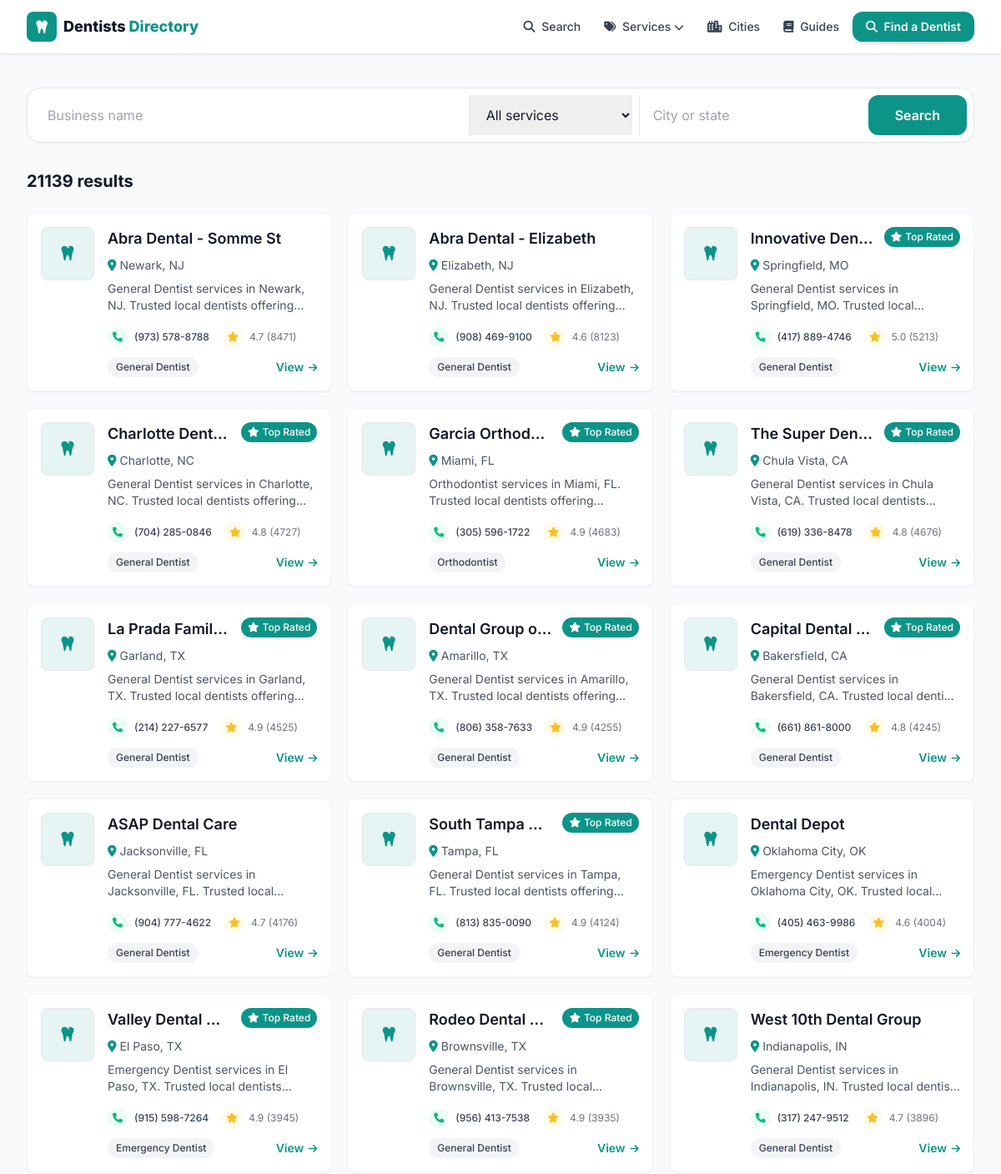
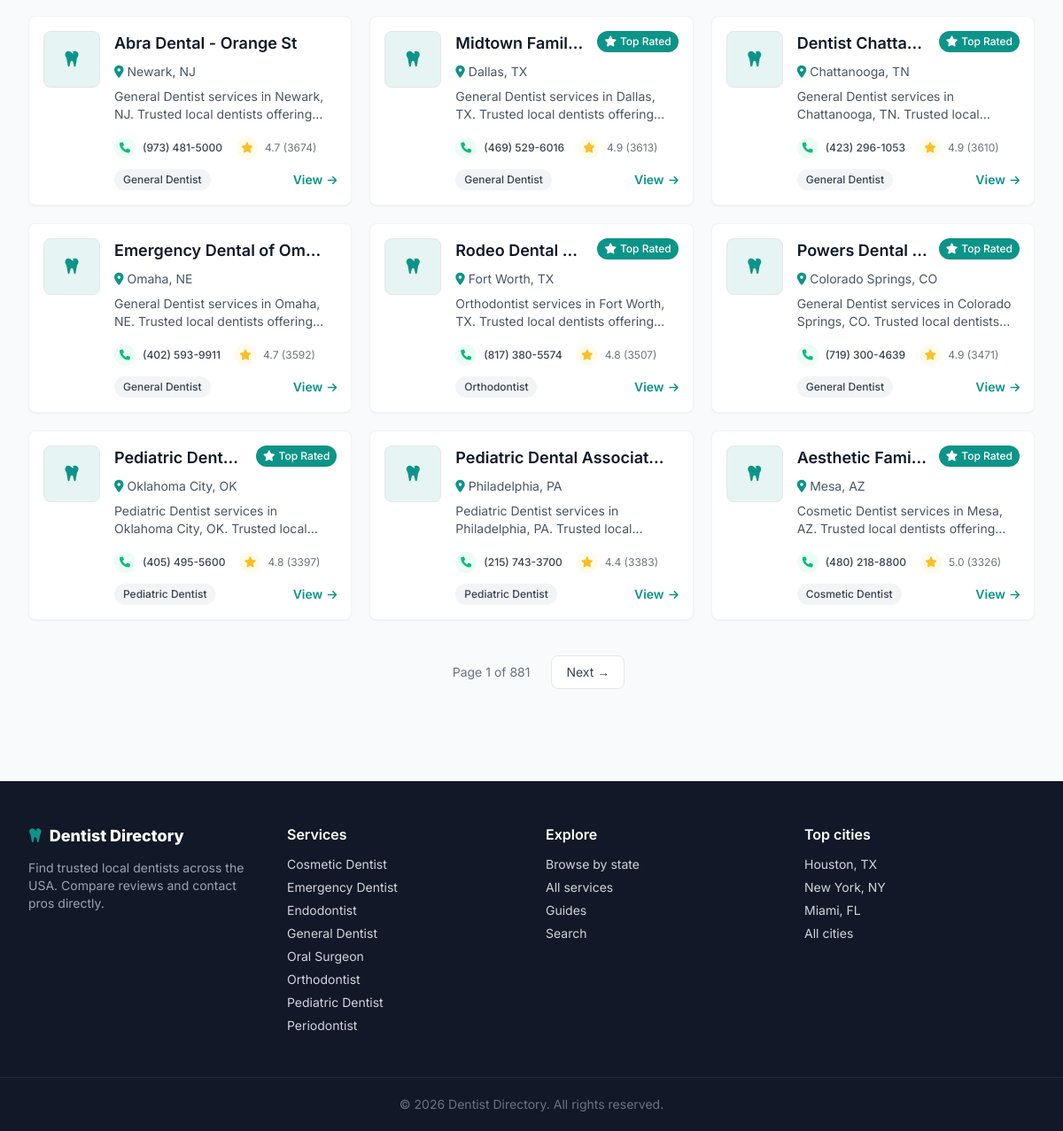
Screenshot of /search with the database file from the repository (2 pictures, top to bottom).
### tables this page shows
CREATE TABLE listings (
    id          INTEGER PRIMARY KEY AUTOINCREMENT,
    name        TEXT NOT NULL,
    slug        TEXT UNIQUE NOT NULL,
    category    TEXT,
    city        TEXT,
    state       TEXT,
    address     TEXT,
    phone       TEXT,
    website     TEXT,
    lat         REAL,
    lng         REAL,
    rating      REAL,
    reviews     INTEGER,
    hours       TEXT,           -- JSON blob
    maps_url    TEXT,
    cid         TEXT,           -- google place CID, used for dedup
    scraped_at  TEXT DEFAULT (datetime('now'))
);

### web/app.py (the view)
@app.route("/search")
def search():
    from urllib.parse import urlencode
    q = (request.args.get("q") or "").strip()
    cat = (request.args.get("category") or "").strip()
    loc = (request.args.get("city") or "").strip()
    where = "WHERE 1=1"
    args = []
    if q:
        where += " AND (name LIKE ? OR city LIKE ?)"
        args += [f"%{q}%", f"%{q}%"]
    if cat:
        where += " AND category = ?"
        args.append(cat)
    if loc:
        where += " AND (city LIKE ? OR state LIKE ?)"
        args += [f"%{loc}%", f"%{loc}%"]
    d = get_db()
    total = d.execute(f"SELECT COUNT(*) FROM listings {where}", args).fetchone()[0]
    page = _page()
    rows = d.execute(
        f"SELECT * FROM listings {where} ORDER BY reviews DESC LIMIT ? OFFSET ?",
        args + [PER_PAGE, (page - 1) * PER_PAGE]).fetchall()
    qs = urlencode({k: v for k, v in
                    (("q", q), ("category", cat), ("city", loc)) if v})
    base_url = "/search?" + qs if qs else "/search"
    return render_template("search.html", rows=rows, q=q, cat=cat, loc=loc,
                           total=total, pg=_pageinfo(page, total),
                           base_url=base_url)

### scraper/db.py (called while the page is built)
def slugify(value: str) -> str:
    value = unicodedata.normalize("NFKD", value).encode("ascii", "ignore").decode()
    value = re.sub(r"[^\w\s-]", "", value).strip().lower()
    return re.sub(r"[-\s]+", "-", value)

### web/app.py (called while the page is built)
def get_db():
    if "db" not in g:
        uri = f"file:{dbmod.DB_PATH.as_posix()}?mode=ro&immutable=1"
        g.db = sqlite3.connect(uri, uri=True)
        g.db.row_factory = sqlite3.Row
    return g.db

def slugify(s):
    return dbmod.slugify(s or "")

@app.context_processor
def inject_globals():
    cats = [r["category"] for r in get_db().execute(
        "SELECT DISTINCT category FROM listings WHERE category IS NOT NULL "
        "ORDER BY category")]
    return {
        "SITE_NAME": app.config["SITE_NAME"],
        "ALL_CATEGORIES": cats,
        "CATEGORY_ICONS": CATEGORY_ICONS,
        "ADSENSE_CLIENT": app.config["ADSENSE_CLIENT"],
        "GA_ID": app.config["GA_ID"],
        "DOMAIN": app.config["DOMAIN"],
        "GSC_VERIFICATION": app.config["GSC_VERIFICATION"],
        "STATE_NAMES": STATE_NAMES,
        "cat_slug": slugify,
    }

def _page():
    try:
        return max(1, int(request.args.get("page", 1)))
    except ValueError:
        return 1

def _pageinfo(page, total):
    pages = max(1, (total + PER_PAGE - 1) // PER_PAGE)
    return {"page": page, "pages": pages,
            "has_prev": page > 1, "has_next": page < pages}

### web/templates/search.html (shortened to what this page needs)
{% extends "base.html" %}
{% from "_macros.html" import card, pager %}
{% block content %}
<div class="max-w-7xl mx-auto px-4 sm:px-6 lg:px-8 py-10">
  <form action="/search" method="get" class="bg-white rounded-2xl shadow-sm border p-2 flex flex-col sm:flex-row gap-2 mb-8">
    <input name="q" value="{{ q }}" placeholder="Business name" class="flex-1 px-4 py-3 outline-none">
    <select name="category" class="px-4 py-3 outline-none border-t sm:border-t-0 sm:border-l">
      <option value="">All services</option>
    </select>
    <input name="city" value="{{ loc }}" placeholder="City or state" class="px-4 py-3 outline-none border-t sm:border-t-0 sm:border-l">
    <button class="bg-primary hover:bg-primaryDark text-white font-semibold px-8 py-3 rounded-xl">Search</button>
  </form>
  <h1 class="text-xl font-bold mb-6">{{ total }} result{{ '' if total==1 else 's' }}</h1>
  {% if rows %}
  <div class="grid sm:grid-cols-2 lg:grid-cols-3 gap-5">{% for l in rows %}{{ card(l) }}{% endfor %}</div>
  {{ pager(pg, base_url) }}
  {% else %}
  <div class="text-center py-20 text-gray-500"><i class="fas fa-magnifying-glass text-4xl mb-4 text-gray-300"></i><p>No matches. Try a broader search.</p></div>
  {% endif %}
</div>
{% endblock %}

### web/templates/_macros.html (shortened to what this page needs)
{% macro pager(pg, base_url) %}
{% set sep = '&' if '?' in base_url else '?' %}
{% if pg.pages > 1 %}
<nav class="flex items-center justify-center gap-2 mt-10" aria-label="Pagination">
  <span class="px-4 py-2 text-sm text-gray-500">Page {{ pg.page }} of {{ pg.pages }}</span>
  {% if pg.has_next %}<a href="{{ base_url }}{{ sep }}page={{ pg.page+1 }}" class="px-4 py-2 rounded-lg border bg-white text-gray-700 hover:border-primary hover:text-primary text-sm">Next &rarr;</a>{% endif %}
</nav>
{% endif %}
{% endmacro %}
{% macro card(l) %}
<div class="bg-white rounded-lg shadow-sm hover:shadow-md transition-all duration-200 overflow-hidden border border-gray-100">
  <div class="p-4">
    <div class="flex items-start space-x-4">
      <div class="flex-shrink-0">
      </div>
      <div class="flex-1 min-w-0">
        <div class="flex items-start mb-2">
          <h3 class="text-lg font-heading font-semibold text-gray-900 flex-1 min-w-0 mr-3">
            <a href="/listing/{{ l.slug }}" class="hover:text-primary block truncate">{{ l.name }}</a>
          </h3>
          {% if l.rating and l.rating >= 4.8 %}
          <span class="bg-primary text-white px-2 py-1 rounded-full text-xs font-medium flex-shrink-0">
            <i class="fas fa-star mr-1"></i><span class="hidden sm:inline">Top Rated</span></span>
          {% endif %}
        </div>
        <p class="text-sm text-gray-600 flex items-center mb-2">
          <i class="fas fa-map-marker-alt mr-1 text-primary"></i>
          <a href="/{{ l.state|lower }}/{{ l.city|slugify }}" class="hover:text-primary hover:underline">{{ l.city }}, {{ l.state }}</a>
        </p>
        <p class="text-gray-600 text-sm mb-4 line-clamp-2">
          {{ l.category or 'Dentists' }} services in {{ l.city }}, {{ l.state }}. Trusted local dentists offering inspections, treatment and prevention. Call for service and fast response.
        </p>
        <div class="flex items-center justify-between text-xs mb-3">
          <div class="flex items-center space-x-4">
            {% if l.phone %}
            <a href="tel:{{ l.phone|trim }}" class="flex items-center group transition-all duration-200 hover:text-emerald-600">
              <div class="w-6 h-6 rounded-full bg-emerald-50 flex items-center justify-center mr-2 group-hover:bg-emerald-100">
                <i class="fas fa-phone text-xs text-emerald-500"></i></div>
              <span class="hidden sm:inline text-gray-700 group-hover:text-emerald-600 font-medium">{{ l.phone|trim }}</span>
            </a>
            {% endif %}
            {% if l.reviews %}
            <div class="flex items-center text-gray-500">
              <div class="w-6 h-6 rounded-full bg-amber-50 flex items-center justify-center mr-2"><i class="fas fa-star text-xs text-amber-400"></i></div>
              <span>{{ "%.1f"|format(l.rating) }} ({{ l.reviews }})</span>
            </div>
            {% endif %}
          </div>
        </div>
        <div class="flex items-center justify-between">
          {% if l.category %}<span class="bg-gray-100 text-gray-700 px-2.5 py-1 rounded-full text-xs font-medium">{{ l.category }}</span>{% else %}<span></span>{% endif %}
          <a href="/listing/{{ l.slug }}" class="text-primary font-semibold text-sm hover:underline">View <i class="fas fa-arrow-right text-xs ml-0.5"></i></a>
        </div>
      </div>
    </div>
  </div>
</div>
{% endmacro %}

### web/templates/base.html (style rules this page uses)
body { font-family:'Inter',sans-serif }

### rows the page displays
listings: name "Charlotte Dent…", shows "Top Rated", city "Charlotte", state "NC", category "General Dentist", phone "(704) 285-0846", rating "4.8", reviews "4727"
listings: name "La Prada Famil…", shows "Top Rated", city "Garland", state "TX", category "General Dentist", phone "(214) 227-6577", rating "4.9", reviews "4525", name "Dental Group o…", city "Amarillo", phone "(806) 358-7633", reviews "4255", name "Rodeo Dental…", city "Brownsville", phone "(956) 413-7538", reviews "3935", name "Midtown Famil…", city "Dallas", phone "(469) 529-6016", reviews "3613"
listings: name "ASAP Dental Care", city "Jacksonville", state "FL", category "General Dentist", phone "(904) 777-4622", rating "4.7", reviews "4176"
listings: name "Dental Depot", city "Oklahoma City", state "OK", category "Emergency Dentist", phone "(405) 463-9986", rating "4.6", reviews "4004"
listings: name "Valley Dental…", shows "Top Rated", city "El Paso", state "TX", category "Emergency Dentist", phone "(915) 598-7264", rating "4.9", reviews "3945"
listings: name "West 10th Dental Group", city "Indianapolis", state "IN", category "General Dentist", phone "(317) 247-9512", rating "4.7", reviews "3896"
listings: name "Rodeo Dental…", shows "Top Rated", city "Fort Worth", state "TX", category "Orthodontist", phone "(817) 380-5574", rating "4.8", reviews "3507"
listings: name "Powers Dental…", shows "Top Rated", city "Colorado Springs", state "CO", category "General Dentist", phone "(719) 300-4639", rating "4.9", reviews "3471"
listings: name "Pediatric Dent…", shows "Top Rated", city "Oklahoma City", state "OK", category "Pediatric Dentist", phone "(405) 495-5600", rating "4.8", reviews "3397"
listings: name "Pediatric Dental Associat…", city "Philadelphia", state "PA", category "Pediatric Dentist", phone "(215) 743-3700", rating "4.4", reviews "3383"
listings: name "Aesthetic Fami…", shows "Top Rated", city "Mesa", state "AZ", category "Cosmetic Dentist", phone "(480) 218-8800", rating "5.0", reviews "3326"

### other values shown
{{ total }} "21139"
{{ '' if total==1 else 's' }} "s"
{{ l.name }} "Abra Dental - Somme St" "Abra Dental - Elizabeth" "Innovative Den…" "Garcia Orthod…" "The Super Den…" "Capital Dental…" "South Tampa…" "Abra Dental - Orange St" "Dentist Chatta…" "Emergency Dental of Om…"
{{ l.city }} "Newark" "Elizabeth" "Springfield" "Miami" "Chula Vista" "Bakersfield" "Tampa" "Newark" "Chattanooga" "Omaha"
{{ l.state }} "NJ" "NJ" "MO" "FL" "CA" "CA" "FL" "NJ" "TN" "NE"
{{ l.category or 'Dentists' }} "General Dentist" "General Dentist" "General Dentist" "Orthodontist" "General Dentist" "General Dentist" "General Dentist" "General Dentist" "General Dentist" "General Dentist"
{{ l.phone|trim }} "(973) 578-8788" "(908) 469-9100" "(417) 889-4746" "(305) 596-1722" "(619) 336-8478" "(661) 861-8000" "(813) 835-0090" "(973) 481-5000" "(423) 296-1053" "(402) 593-9911"
{{ "%.1f"|format(l.rating) }} "4.7" "4.6" "5.0" "4.9" "4.8" "4.8" "4.9" "4.7" "4.9" "4.7"
{{ l.reviews }} "8471" "8123" "5213" "4683" "4676" "4245" "4124" "3674" "3610" "3592"
{{ l.category }} "General Dentist" "General Dentist" "General Dentist" "Orthodontist" "General Dentist" "General Dentist" "General Dentist" "General Dentist" "General Dentist" "General Dentist"
{{ pg.page }} "1"
{{ pg.pages }} "881"
{{ c }} "Cosmetic Dentist" "Emergency Dentist" "Endodontist" "General Dentist" "Oral Surgeon" "Orthodontist" "Pediatric Dentist" "Periodontist"
{{ 2026 }} "2026"
